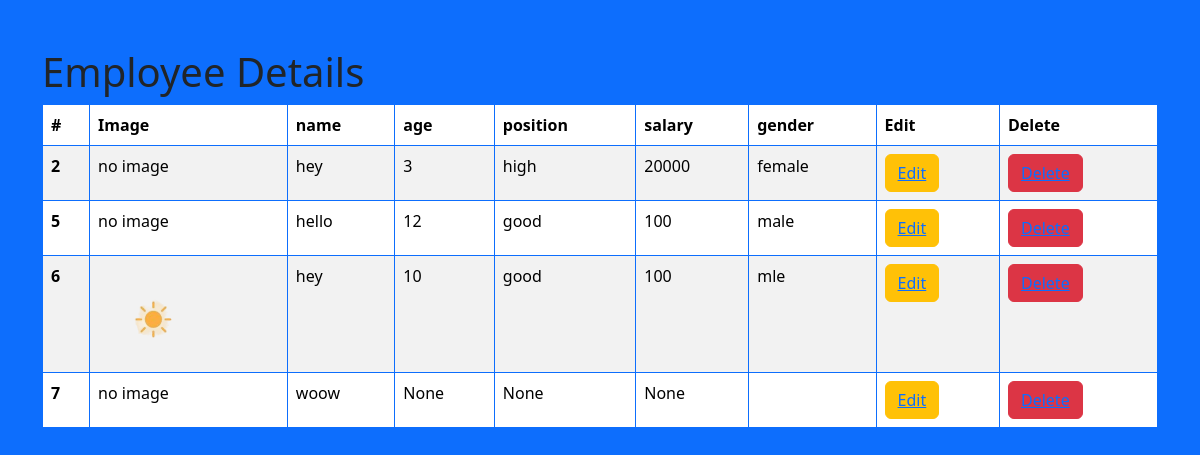
The app's page /display/ with its own data.
### ginger/models.py (models this page shows)
class employeeData(models.Model):
    img = models.ImageField( upload_to="img", null = True)
    name = models.CharField(max_length = 20)
    age = models.IntegerField(null = True)
    position = models.TextField(null = True)
    gender = models.CharField(max_length = 10)
    salary = models.IntegerField(null = True)
    password = models.CharField(max_length = 10, null = True)

### ginger/views.py (the view)
# urls.py: path('display/', views.displayPage),
def displayPage(request):
    content = employeeData.objects.all()
    values = {"value": content}
    return render(request, "display/display.html", values)

### ginger/templates/display/display.html (shortened to what this page needs)
<!DOCTYPE html>
<html lang="en">
  <head>
    <link href="https://cdn.jsdelivr.net/npm/bootstrap@5.3.3/dist/css/bootstrap.min.css" rel="stylesheet" />
  </head>
  <body class="bg-primary">
    <div class="container mt-5">
      <h1>Employee Details</h1>
      <table class="table table-hover table-striped table-bordered border-primary">
        <thead>
          <tr>
            <th scope="col">#</th>
            <th scope="col">Image</th>
            <th scope="col">name</th>
            <th scope="col">age</th>
            <th scope="col">position</th>
            <th scope="col">salary</th>
            <th scope="col">gender</th>
            <th scope="col">Edit</th>
            <th scope="col">Delete</th>
          </tr>
        </thead>
        <tbody>
          {% for i in value %}
            <tr>
              <th scope="row">{{ i.id }}</th>
              <td>
                {% if i.img %}
                  <img src="{{ i.img.url }}" alt="image" height="100pxwwww"/>
                {% else %}
                  <span>no image</span>
                {% endif %}
              </td>
              <td>{{ i.name }}</td>
              <td>{{ i.age }}</td>
              <td>{{ i.position }}</td>
              <td>{{ i.salary }}</td>
              <td>{{ i.gender }}</td>
              <td>
                <button class="btn btn-warning"><a href="/edit/{{ i.id }}/">Edit</a></button>
              </td>
              <td>
                <button class="btn btn-danger"><a href="/delete/{{ i.id }}/">Delete</a></button>
              </td>
            </tr>
          {% endfor %}
        </tbody>
      </table>
    </div>
  </body>
</html>

### records on screen
employeeData: id "2", shows "no image", name "hey", age "3", position "high", salary "20000", gender "female"
employeeData: id "5", img "no image", name "hello", age "12", position "good", salary "100", gender "male"
employeeData: id "6", img (picture), name "hey", age "10", position "good", salary "100", gender "mle"
employeeData: id "7", img "no image", name "woow", age "None", position "None", salary "None"
